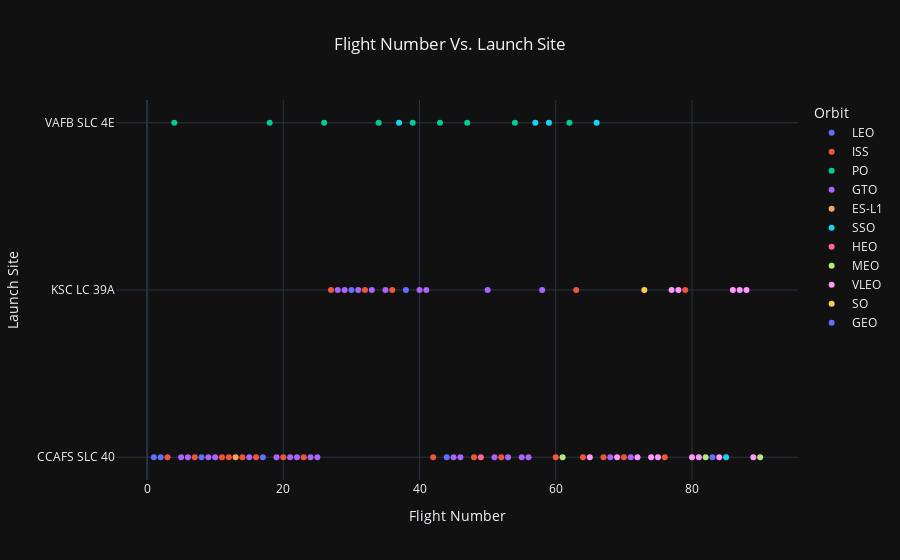

This figure's notebook cell:
### Code cell
### TASK 1: Visualize the relationship between Flight Number and Launch Site
fig = px.scatter(
    df, x="FlightNumber", y="LaunchSite", color="Orbit", title="Flight Number Vs. Launch Site",
    labels={
                     "FlightNumber": "Flight Number",
                     "LaunchSite": "Launch Site",
                     "BoosterVersion": "Booster Version"
                 },
    hover_data=['FlightNumber', 'LaunchSite', 'BoosterVersion'],
    template='plotly_dark'
)

fig.layout.update(title_x = 0.5)

fig.show()

### Figure 1 — Plotly figure (JSON) as saved in the notebook; plotly's stock layout.template omitted (floating-point values rounded to 4 significant figures)
{"data": [{"customdata": [["Falcon 9"], ["Falcon 9"], ["Falcon 9"], ["Falcon 9"], ["Falcon 9"], ["Falcon 9"], ["Falcon 9"]], "hovertemplate": "Orbit=LEO<br>Flight Number=%{x}<br>Launch Site=%{y}<br>Booster Version=%{customdata[0]}<extra></extra>", "legendgroup": "LEO", "marker": {"color": "#636efa", "symbol": "circle"}, "mode": "markers", "name": "LEO", "orientation": "h", "showlegend": true, "type": "scatter", "x": [1, 2, 8, 17, 30, 38, 44], "xaxis": "x", "y": ["CCAFS SLC 40", "CCAFS SLC 40", "CCAFS SLC 40", "CCAFS SLC 40", "KSC LC 39A", "KSC LC 39A", "CCAFS SLC 40"], "yaxis": "y"}, {"customdata": [["Falcon 9"], ["Falcon 9"], ["Falcon 9"], ["Falcon 9"], ["Falcon 9"], ["Falcon 9"], ["Falcon 9"], ["Falcon 9"], ["Falcon 9"], ["Falcon 9"], ["Falcon 9"], ["Falcon 9"], ["Falcon 9"], ["Falcon 9"], ["Falcon 9"], ["Falcon 9"], ["Falcon 9"], ["Falcon 9"], ["Falcon 9"], ["Falcon 9"], ["Falcon 9"]], "hovertemplate": "Orbit=ISS<br>Flight Number=%{x}<br>Launch Site=%{y}<br>Booster Version=%{customdata[0]}<extra></extra>", "legendgroup": "ISS", "marker": {"color": "#EF553B", "symbol": "circle"}, "mode": "markers", "name": "ISS", "orientation": "h", "showlegend": true, "type": "scatter", "x": [3, 7, 11, 12, 14, 16, 20, 23, 27, 32, 36, 42, 48, 52, 60, 63, 64, 67, 70, 76, 79], "xaxis": "x", "y": ["CCAFS SLC 40", "CCAFS SLC 40", "CCAFS SLC 40", "CCAFS SLC 40", "CCAFS SLC 40", "CCAFS SLC 40", "CCAFS SLC 40", "CCAFS SLC 40", "KSC LC 39A", "KSC LC 39A", "KSC LC 39A", "CCAFS SLC 40", "CCAFS SLC 40", "CCAFS SLC 40", "CCAFS SLC 40", "KSC LC 39A", "CCAFS SLC 40", "CCAFS SLC 40", "CCAFS SLC 40", "CCAFS SLC 40", "KSC LC 39A"], "yaxis": "y"}, {"customdata": [["Falcon 9"], ["Falcon 9"], ["Falcon 9"], ["Falcon 9"], ["Falcon 9"], ["Falcon 9"], ["Falcon 9"], ["Falcon 9"], ["Falcon 9"]], "hovertemplate": "Orbit=PO<br>Flight Number=%{x}<br>Launch Site=%{y}<br>Booster Version=%{customdata[0]}<extra></extra>", "legendgroup": "PO", "marker": {"color": "#00cc96", "symbol": "circle"}, "mode": "markers", "name": "PO", "orientation": "h", "showlegend": true, "type": "scatter", "x": [4, 18, 26, 34, 39, 43, 47, 54, 62], "xaxis": "x", "y": ["VAFB SLC 4E", "VAFB SLC 4E", "VAFB SLC 4E", "VAFB SLC 4E", "VAFB SLC 4E", "VAFB SLC 4E", "VAFB SLC 4E", "VAFB SLC 4E", "VAFB SLC 4E"], "yaxis": "y"}, {"customdata": [["Falcon 9"], ["Falcon 9"], ["Falcon 9"], ["Falcon 9"], ["Falcon 9"], ["Falcon 9"], ["Falcon 9"], ["Falcon 9"], ["Falcon 9"], ["Falcon 9"], ["Falcon 9"], ["Falcon 9"], ["Falcon 9"], ["Falcon 9"], ["Falcon 9"], ["Falcon 9"], ["Falcon 9"], ["Falcon 9"], ["Falcon 9"], ["Falcon 9"], ["Falcon 9"], ["Falcon 9"], ["Falcon 9"], ["Falcon 9"], ["Falcon 9"], ["Falcon 9"], ["Falcon 9"]], "hovertemplate": "Orbit=GTO<br>Flight Number=%{x}<br>Launch Site=%{y}<br>Booster Version=%{customdata[0]}<extra></extra>", "legendgroup": "GTO", "marker": {"color": "#ab63fa", "symbol": "circle"}, "mode": "markers", "name": "GTO", "orientation": "h", "showlegend": true, "type": "scatter", "x": [5, 6, 9, 10, 15, 19, 21, 22, 24, 25, 28, 29, 31, 33, 35, 40, 41, 45, 46, 50, 51, 53, 55, 56, 58, 68, 71], "xaxis": "x", "y": ["CCAFS SLC 40", "CCAFS SLC 40", "CCAFS SLC 40", "CCAFS SLC 40", "CCAFS SLC 40", "CCAFS SLC 40", "CCAFS SLC 40", "CCAFS SLC 40", "CCAFS SLC 40", "CCAFS SLC 40", "KSC LC 39A", "KSC LC 39A", "KSC LC 39A", "KSC LC 39A", "KSC LC 39A", "KSC LC 39A", "KSC LC 39A", "CCAFS SLC 40", "CCAFS SLC 40", "KSC LC 39A", "CCAFS SLC 40", "CCAFS SLC 40", "CCAFS SLC 40", "CCAFS SLC 40", "KSC LC 39A", "CCAFS SLC 40", "CCAFS SLC 40"], "yaxis": "y"}, {"customdata": [["Falcon 9"]], "hovertemplate": "Orbit=ES-L1<br>Flight Number=%{x}<br>Launch Site=%{y}<br>Booster Version=%{customdata[0]}<extra></extra>", "legendgroup": "ES-L1", "marker": {"color": "#FFA15A", "symbol": "circle"}, "mode": "markers", "name": "ES-L1", "orientation": "h", "showlegend": true, "type": "scatter", "x": [13], "xaxis": "x", "y": ["CCAFS SLC 40"], "yaxis": "y"}, {"customdata": [["Falcon 9"], ["Falcon 9"], ["Falcon 9"], ["Falcon 9"], ["Falcon 9"]], "hovertemplate": "Orbit=SSO<br>Flight Number=%{x}<br>Launch Site=%{y}<br>Booster Version=%{customdata[0]}<extra></extra>", "legendgroup": "SSO", "marker": {"color": "#19d3f3", "symbol": "circle"}, "mode": "markers", "name": "SSO", "orientation": "h", "showlegend": true, "type": "scatter", "x": [37, 57, 59, 66, 85], "xaxis": "x", "y": ["VAFB SLC 4E", "VAFB SLC 4E", "VAFB SLC 4E", "VAFB SLC 4E", "CCAFS SLC 40"], "yaxis": "y"}, {"customdata": [["Falcon 9"]], "hovertemplate": "Orbit=HEO<br>Flight Number=%{x}<br>Launch Site=%{y}<br>Booster Version=%{customdata[0]}<extra></extra>", "legendgroup": "HEO", "marker": {"color": "#FF6692", "symbol": "circle"}, "mode": "markers", "name": "HEO", "orientation": "h", "showlegend": true, "type": "scatter", "x": [49], "xaxis": "x", "y": ["CCAFS SLC 40"], "yaxis": "y"}, {"customdata": [["Falcon 9"], ["Falcon 9"], ["Falcon 9"]], "hovertemplate": "Orbit=MEO<br>Flight Number=%{x}<br>Launch Site=%{y}<br>Booster Version=%{customdata[0]}<extra></extra>", "legendgroup": "MEO", "marker": {"color": "#B6E880", "symbol": "circle"}, "mode": "markers", "name": "MEO", "orientation": "h", "showlegend": true, "type": "scatter", "x": [61, 82, 90], "xaxis": "x", "y": ["CCAFS SLC 40", "CCAFS SLC 40", "CCAFS SLC 40"], "yaxis": "y"}, {"customdata": [["Falcon 9"], ["Falcon 9"], ["Falcon 9"], ["Falcon 9"], ["Falcon 9"], ["Falcon 9"], ["Falcon 9"], ["Falcon 9"], ["Falcon 9"], ["Falcon 9"], ["Falcon 9"], ["Falcon 9"], ["Falcon 9"], ["Falcon 9"]], "hovertemplate": "Orbit=VLEO<br>Flight Number=%{x}<br>Launch Site=%{y}<br>Booster Version=%{customdata[0]}<extra></extra>", "legendgroup": "VLEO", "marker": {"color": "#FF97FF", "symbol": "circle"}, "mode": "markers", "name": "VLEO", "orientation": "h", "showlegend": true, "type": "scatter", "x": [65, 69, 72, 74, 75, 77, 78, 80, 81, 84, 86, 87, 88, 89], "xaxis": "x", "y": ["CCAFS SLC 40", "CCAFS SLC 40", "CCAFS SLC 40", "CCAFS SLC 40", "CCAFS SLC 40", "KSC LC 39A", "KSC LC 39A", "CCAFS SLC 40", "CCAFS SLC 40", "CCAFS SLC 40", "KSC LC 39A", "KSC LC 39A", "KSC LC 39A", "CCAFS SLC 40"], "yaxis": "y"}, {"customdata": [["Falcon 9"]], "hovertemplate": "Orbit=SO<br>Flight Number=%{x}<br>Launch Site=%{y}<br>Booster Version=%{customdata[0]}<extra></extra>", "legendgroup": "SO", "marker": {"color": "#FECB52", "symbol": "circle"}, "mode": "markers", "name": "SO", "orientation": "h", "showlegend": true, "type": "scatter", "x": [73], "xaxis": "x", "y": ["KSC LC 39A"], "yaxis": "y"}, {"customdata": [["Falcon 9"]], "hovertemplate": "Orbit=GEO<br>Flight Number=%{x}<br>Launch Site=%{y}<br>Booster Version=%{customdata[0]}<extra></extra>", "legendgroup": "GEO", "marker": {"color": "#636efa", "symbol": "circle"}, "mode": "markers", "name": "GEO", "orientation": "h", "showlegend": true, "type": "scatter", "x": [83], "xaxis": "x", "y": ["CCAFS SLC 40"], "yaxis": "y"}], "layout": {"legend": {"title": {"text": "Orbit"}, "tracegroupgap": 0}, "title": {"text": "Flight Number Vs. Launch Site", "x": 0.5}, "xaxis": {"anchor": "y", "domain": [0, 1], "title": {"text": "Flight Number"}}, "yaxis": {"anchor": "x", "domain": [0, 1], "title": {"text": "Launch Site"}}}}
